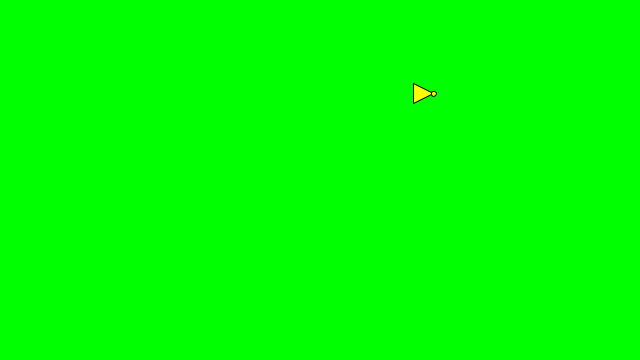
Frame 1 (no input)
Frame 60 (the mouse pressed at the canvas centre just before this capture): identical to frame 1, image omitted
Frame 120 (the mouse held since frame 60 and released just before this capture): identical to frame 1, image omitted

The Processing sketch that drew this single still picture (run headless with seeded random() and noise(); from frame 60 on, the mouse is pressed at the canvas centre):

// Processing sketch: simpleCar
// ── simpleCar.pde
class Car{
  PVector loc, vel, acc;
  int maxspeed;
  float h;
  
  Car(){
    loc = new PVector(random(0, width), random(0, height));
    vel = PVector.random2D();
    h = vel.heading();
    vel.mult(0);
    acc = new PVector(0, 0);
    maxspeed = 5;
  }
  
  void display(){
    fill(255, 255, 0);
    pushMatrix();
    translate(loc.x, loc.y);
    rotate(h);
    triangle(0, 10, 20, 0, 0, -10);
    ellipse(20, 0, 5, 5);    
    popMatrix();
  }
  
  void move(){
    vel.add(acc);
    h = vel.heading();
    vel.limit(maxspeed);
    loc.add(vel);
    acc.mult(0);
  }
  
  void checkEdges(){
    if (loc.x > width){
      loc.x = 0;
    }
    if (loc.x < 0){
      loc.x = width;
    }
    if (loc.y > height){
      loc.y = 0;
    }
    if (loc.y < 0){
      loc.y = height;
    }
  }
  
}

// ── main.pde
Car car;

void setup(){
  size(640, 360);
  car = new Car();
}

void draw(){
  background(0, 255, 0);
  
  car.move();
  car.checkEdges();
  car.display();
}

void keyPressed(){ 
     if (keyCode == UP){
       car.acc.set(0.1, 0.1);
       car.acc.rotate(car.h);
     }
    if (keyCode == DOWN){
      car.vel.mult(0.9);
    }
    if (keyCode == RIGHT){
      PVector p = new PVector(-0.1, 0);
      car.acc.add(p);
    }
    if (keyCode == LEFT){
      PVector p = new PVector(0.1, 0);
      car.acc.add(p);
    }
}
